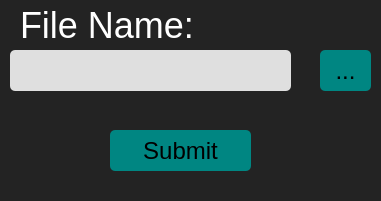
        <widget class="QWidget" name="widget_10" native="true">
         <property name="geometry">
          <rect>
           <x>20</x>
           <y>20</y>
           <width>381</width>
           <height>201</height>
          </rect>
         </property>
         <property name="styleSheet">
          <string notr="true">QWidget{
	background-color: rgb(35, 35, 35);
	font-family: Arial, Helvetica, sans-serif;
	
	border-radius:25px

}</string>
         </property>
         <widget class="QLineEdit" name="fileNameLine_4">
          <property name="geometry">
           <rect>
            <x>10</x>
            <y>50</y>
            <width>281</width>
            <height>41</height>
           </rect>
          </property>
          <property name="styleSheet">
           <string notr="true">QLineEdit{
	
	background-color: rgb(223, 223, 223);
	font-size: 24px;
	font-weight: bold;
	
	color: rgb(0, 141, 143);
	border-color: rgb(0, 116, 118);
	border-radius:5px


}</string>
          </property>
         </widget>
         <widget class="QLabel" name="FileNameLabel_3">
          <property name="geometry">
           <rect>
            <x>20</x>
            <y>10</y>
            <width>181</width>
            <height>31</height>
           </rect>
          </property>
          <property name="styleSheet">
           <string notr="true">QLabel{
	color: rgb(255, 255, 255);
	font-size: 36px;

	border-color: rgb(0, 139, 130);
}
</string>
          </property>
          <property name="text">
           <string>File Name:</string>
          </property>
         </widget>
         <widget class="QToolButton" name="toolButton_3">
          <property name="geometry">
           <rect>
            <x>320</x>
            <y>50</y>
            <width>51</width>
            <height>41</height>
           </rect>
          </property>
          <property name="styleSheet">
           <string notr="true">QToolButton{
	
	background-color: rgb(0, 134, 130);
	border-radius:5px;
	font-size: 24px;
}

QToolButton:hover{
	
	background-color: rgb(0, 255, 255);

}</string>
          </property>
          <property name="text">
           <string>...</string>
          </property>
         </widget>
         <widget class="QPushButton" name="page3Submit_1">
          <property name="geometry">
           <rect>
            <x>110</x>
            <y>130</y>
            <width>141</width>
            <height>41</height>
           </rect>
          </property>
          <property name="styleSheet">
           <string notr="true">QPushButton{
	
	background-color: rgb(0, 134, 130);
	border-radius:5px;
	font-size: 24px;

}

QPushButton:hover{
	
	box-shadow: 10px 5px 5px grey;
	background-color: rgb(0, 255, 247);
	border-radius:5px;
	font-size: 24px;

}</string>
          </property>
          <property name="text">
           <string>Submit</string>
          </property>
         </widget>
        </widget>
